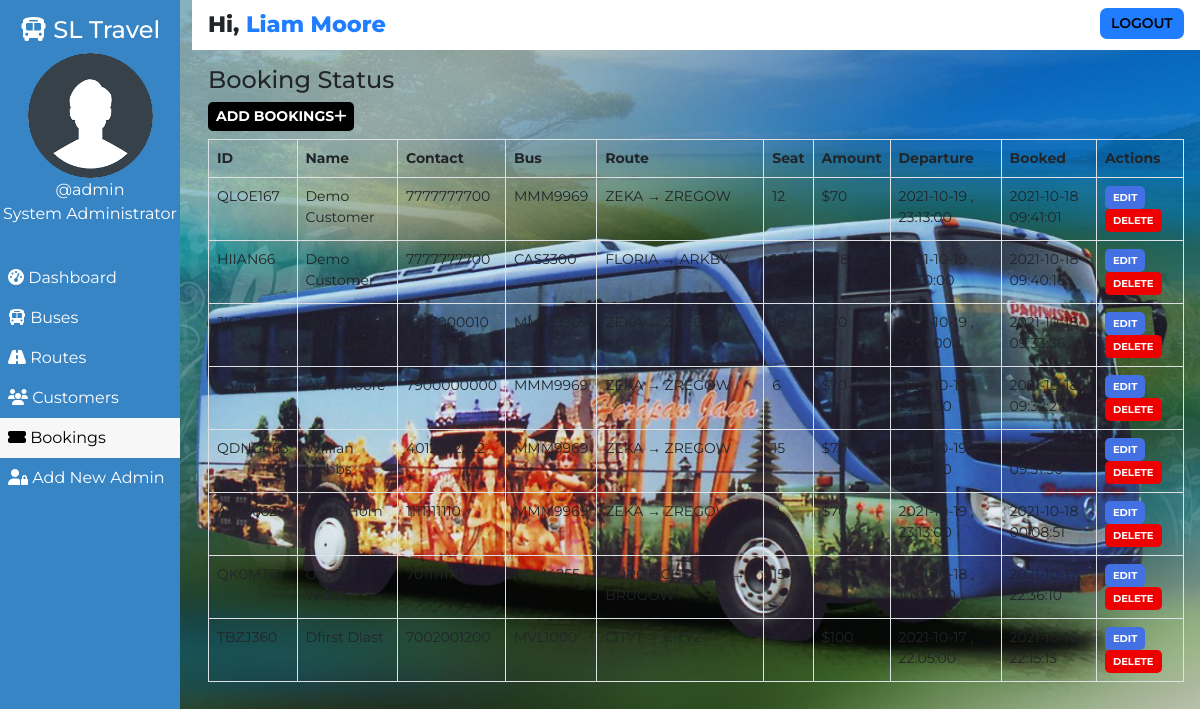
The page /admin/booking.php (signed in) on the database its author committed.
### tables this page shows
CREATE TABLE `users` (
  `user_id` int(11) NOT NULL,
  `user_fullname` varchar(100) NOT NULL,
  `user_name` varchar(30) NOT NULL,
  `user_password` varchar(255) NOT NULL,
  `user_created` datetime NOT NULL DEFAULT CURRENT_TIMESTAMP
);

CREATE TABLE `bookings` (
  `id` int(100) NOT NULL,
  `booking_id` varchar(255) NOT NULL,
  `customer_id` varchar(255) NOT NULL,
  `route_id` varchar(255) NOT NULL,
  `customer_route` varchar(200) NOT NULL,
  `booked_amount` int(100) NOT NULL,
  `booked_seat` varchar(100) NOT NULL,
  `booking_created` datetime NOT NULL DEFAULT CURRENT_TIMESTAMP
);

CREATE TABLE `customers` (
  `id` int(100) NOT NULL,
  `customer_id` varchar(255) NOT NULL,
  `customer_name` varchar(30) NOT NULL,
  `customer_phone` varchar(10) NOT NULL,
  `customer_created` datetime NOT NULL DEFAULT CURRENT_TIMESTAMP
);

CREATE TABLE `routes` (
  `id` int(100) NOT NULL,
  `route_id` varchar(255) NOT NULL,
  `bus_no` varchar(155) NOT NULL,
  `route_cities` varchar(255) NOT NULL,
  `route_dep_date` date NOT NULL,
  `route_dep_time` time NOT NULL,
  `route_step_cost` int(100) NOT NULL,
  `route_created` datetime NOT NULL DEFAULT CURRENT_TIMESTAMP
);

### assets/partials/_functions.php (called while the page is built, shortened)
<?php
    function get_from_table($conn, $table, $primaryKey, $pKeyValue, $toget)
    {
        $sql = "SELECT * FROM $table WHERE $primaryKey='$pKeyValue'";
        $result = mysqli_query($conn, $sql);
        $row = mysqli_fetch_assoc($result);
        if($row)
        {
            return $row["$toget"];
        }
        return false;
    }
?>

### admin/booking.php (the view, shortened to what this page needs)
<!DOCTYPE html>
<html lang="en">
<head>
    <link href="https://cdn.jsdelivr.net/npm/bootstrap@5.0.1/dist/css/bootstrap.min.css" rel="stylesheet">
    <?php
        $page="booking";
    ?>
</head>
<body>
    <?php require '../assets/partials/_admin-header.php';?>
        <?php
            $resultSql = "SELECT * FROM `bookings` ORDER BY booking_created DESC";
            $resultSqlResult = mysqli_query($conn, $resultSql);
            if(!mysqli_num_rows($resultSqlResult)){ ?>
                <div class="container mt-4">
                    <div id="noCustomers" class="alert alert-dark " role="alert">
                        <h1 class="alert-heading">No Bookings Found!!</h1>
                        <p class="fw-light">Be the first person to add one!</p>
                        <hr>
                        <div id="addCustomerAlert" class="alert alert-success" role="alert">
                                Click on <button id="add-button" class="button btn-sm"type="button"data-bs-toggle="modal" data-bs-target="#addModal">ADD <i class="fas fa-plus"></i></button> to add a booking!
                        </div>
                    </div>
                </div>
            <?php }
            else { ?>
            <section id="booking">
                <div id="head">
                    <h4>Booking Status</h4>
                </div>
                <div id="booking-results">
                    <div>
                        <button id="add-button" class="button btn-sm"type="button"data-bs-toggle="modal" data-bs-target="#addModal">Add Bookings<i class="fas fa-plus"></i></button>
                    </div>
                    <table class="table table-hover table-bordered">
                        <thead>
                            <th>ID</th>
                            <th>Name</th>
                            <th>Contact</th>
                            <th>Bus</th>
                            <th>Route</th>
                            <th>Seat</th>
                            <th>Amount</th>
                            <th>Departure</th>
                            <th>Booked</th>
                            <th>Actions</th>
                        </thead>
                        <?php
                            while($row = mysqli_fetch_assoc($resultSqlResult))
                            {
                                $id = $row["id"];
                                $customer_id = $row["customer_id"];
                                $route_id = $row["route_id"];
                                $pnr = $row["booking_id"];
                                $customer_name = get_from_table($conn, "customers","customer_id", $customer_id, "customer_name");
                                $customer_phone = get_from_table($conn,"customers","customer_id", $customer_id, "customer_phone");
                                $bus_no = get_from_table($conn, "routes", "route_id", $route_id, "bus_no");
                                $route = $row["customer_route"];
                                $booked_seat = $row["booked_seat"];
                                $booked_amount = $row["booked_amount"];
                                $dep_date = get_from_table($conn, "routes", "route_id", $route_id, "route_dep_date");
                                $dep_time = get_from_table($conn, "routes", "route_id", $route_id, "route_dep_time");
                                $booked_timing = $row["booking_created"];
                        ?>
                        <tr>
                            <td>
                                <?php
                                    echo $pnr;
                                ?>
                            </td>
                            <td>
                                <?php
                                    echo $customer_name;
                                ?>
                            </td>
                            <td>
                                <?php
                                    echo $customer_phone;
                                ?>
                            </td>
                            <td>
                                <?php
                                    echo $bus_no;
                                ?>
                            </td>
                            <td>
                                <?php
                                    echo $route;
                                ?>
                            </td>
                            <td>
                                <?php
                                    echo $booked_seat;
                                ?>
                            </td>
                            <td>
                                <?php
                                    echo '$'.$booked_amount;
                                ?>
                            </td>
                            <td>
                                <?php
                                    echo $dep_date . " , ". $dep_time;
                                ?>
                            </td>
                            <td>
                                <?php
                                    echo $booked_timing;
                                ?>
                            </td>
                            <td>
                            <button class="button btn-sm edit-button" data-link="<?php echo $_SERVER['REQUEST_URI']; ?>" data-customerid="<?php
                                                echo $customer_id;?>" data-id="<?php
                                                echo $id;?>" data-name="<?php
                                                echo $customer_name;?>" data-phone="<?php
                                                echo $customer_phone;?>" >Edit</button>
                                <button class="button delete-button btn-sm" data-bs-toggle="modal" data-bs-target="#deleteModal"
                                data-id="<?php
                                                echo $id;?>" data-bookedseat="<?php
                                                echo $booked_seat;
                                            ?>" data-routeid="<?php
                                            echo $route_id;
                                        ?>"> Delete</button>
                            </td>
                        </tr>
                        <?php
                        }
                    ?>
                    </table>
                </div>
            </section>
            <?php } ?>
        </div>
    </main>
</body>
</html>

### assets/partials/_admin-header.php
<?php
    require '_functions.php';
    $conn = db_connect();
    $user_id = $_SESSION['user_id'];
    $sql = "SELECT * FROM users WHERE user_id = $user_id";
    $result = mysqli_query($conn, $sql);
    if($row = mysqli_fetch_assoc($result))
    {
        $user_fullname = $row["user_fullname"];
        $user_name = $row["user_name"];
    }
?>
    <main id="container">
        <div id="sidebar">
            <h4><i class="fas fa-bus"></i> SL Travel</h4>
            <div>
                <img class="adminDp" src="../assets/img/userav-min.png" height="125px" alt="Admin Profile Pic">
                <p>
                    <?php  echo '@'.$user_name;  ?>
                </p>
                <p>System Administrator</p>
            </div>
            <ul id="options">
                <li class="option <?php if($page=='dashboard'){ echo 'active';}?>">
                    <a href="./dashboard.php">
                    <i class="fas fa-tachometer-alt"></i> Dashboard
                    </a>
                </li>
                <li class="option <?php if($page=='bus'){ echo 'active';}?>">
                    <a href="./bus.php">
                    <i class="fas fa-bus"></i> Buses
                    </a>
                </li>
                <li class="option <?php if($page=='route'){ echo 'active';}?>">
                    <a href="./route.php">
                    <i class="fas fa-road"></i> Routes
                    </a>
                </li>
                <li class="option <?php if($page=='customer'){ echo 'active';}?>">
                    <a href="./customer.php">
                    <i class="fas fa-users"></i> Customers
                    </a>
                </li>
                <li class="option <?php if($page=='booking'){ echo 'active';}?>">
                    <a href="./booking.php">
                    <i class="fas fa-ticket-alt"></i> Bookings
                    </a>
                </li>
                <li class="option <?php if($page=='signup'){ echo 'active';}?>">
                    <a href="./signup.php">
                    <i class="fas fa-user-lock"></i> Add New Admin
                    </a>
                </li>
            </ul>
        </div>
        <div id="main-content">
            <section id="welcome">
                <ul>
                    <li class="welcome-item">Hi,
                        <span id="USER">
                            <?php
                                echo $user_fullname;
                            ?>
                        </span>
                    </li>
                    <li class="welcome-item">
                        <button id="logout" class="btn-sm">
                            <a href="../assets/partials/_logout.php">LOGOUT</a>
                        </button>
                    </li>
                </ul>
            </section>

### assets/styles/admin.php (style rules this page uses)
body { margin: 0; box-sizing: border-box; font-family: 'Montserrat', sans-serif; background-image: url('wp7641936.jpg'); background-repeat: no-repeat; background-attachment: fixed; background-size: cover; }
*, *::after, *::before { box-sizing: inherit; }
#USER { color: #207DFF; }
.adminDp { border-radius: 50%; }
#welcome { background-color: white; }
#welcome ul { display: flex; justify-content: space-between; list-style-type: none; padding: 0; margin: 0; }
#welcome li { margin: 0 1rem; padding: 0.5rem 0; }
#welcome li:first-child { font-weight: 800; font-size: 1.4rem; }
#logout { padding: 0.3rem 0.7rem; background-color: #207DFF; font-weight: 600; outline: none; border: none; border-radius: 7px; }
#logout a { color: black; text-decoration: none; }
@media only screen and (min-width:1000px) { #sidebar { text-align: center; background-color: #3885c5; color: white; width: 15%; position: fixed; top: 0%; padding-top: 1rem; z-index: 2; height: 100vh; } }
@media only screen and (min-width:1000px) { #sidebar p { margin: 0; } }
@media only screen and (min-width:1000px) { #sidebar ul { margin-top: 2rem; } }
@media only screen and (min-width:1000px) { #options { list-style-type: none; text-align: left; padding-left: 0; } }
@media only screen and (min-width:1000px) { .option a { display: block; padding: 0.5rem; text-decoration: none; color: inherit; } }
@media only screen and (min-width:1000px) { .active { background-color:#f7f7f7; color:black; } }
@media only screen and (min-width:1000px) { #main-content { margin-left: 16%; } }

### assets/styles/admin-options.php (style rules this page uses)
* { font-family: Montserrat; }
#booking #head, #customer #head, #route #head, #seat #head, #bus #head { padding-top: 1rem; }
#booking, #customer, #route, #bus, #seat { padding: 0 1rem; }
#booking-results > div, #customer-results > div, #route-results > div, #bus-results > div { margin-bottom: 0.5rem; }
#booking-results button, #customer-results button, #route button, #bus-results button { border-radius: 5px; }
.button { border: none; font-weight: bold; text-transform: uppercase; }
#add-button { background-color: black; color: white; }
table { font-size: 14px; }
table th,td { padding-left: 0.3rem; }
table button { color: white; }
.edit-button { background-color: #4370E2; }
.delete-button { background-color: #EF0000; }
.edit-button, .delete-button { font-size: 10px }

### rows shown on the page
users: user_name "admin", user_fullname "Liam Moore"
bookings: booking "QLOE167", customer.customer_name "Demo Customer", customer.customer_phone "7777777700", route.bus_no "MMM9969", customer_route "ZEKA → ZREGOW", booked_seat "12", booked_amount "70", route.route_dep_date "2021-10-19", route.route_dep_time "23:13:00", booking_created "2021-10-18 09:41:01"
bookings: booking "HIIAN66", customer.customer_name "Demo Customer", customer.customer_phone "7777777700", route.bus_no "CAS3300", customer_route "FLORIA → ARKBY", booked_seat "16", booked_amount "118", route.route_dep_date "2021-10-19", route.route_dep_time "10:30:00", booking_created "2021-10-18 09:40:16"
bookings: booking "JKZVT65", customer.customer_phone "1003000010", route.bus_no "MMM9969", customer_route "ZEKA → ZREGOW", booked_amount "70", route.route_dep_date "2021-10-19", route.route_dep_time "23:13:00", booking_created "2021-10-18 09:33:36"
bookings: booking "X34RW64", customer.customer_name "Alan Moore", customer.customer_phone "7900000000", route.bus_no "MMM9969", customer_route "ZEKA → ZREGOW", booked_seat "6", booked_amount "70", route.route_dep_date "2021-10-19", route.route_dep_time "23:13:00", booking_created "2021-10-18 09:32:21"
bookings: booking "QDNGC63", customer.customer_name "Willian Hobbs", customer.customer_phone "4012222222", route.bus_no "MMM9969", customer_route "ZEKA → ZREGOW", booked_seat "15", booked_amount "70", route.route_dep_date "2021-10-19", route.route_dep_time "23:13:00", booking_created "2021-10-18 09:31:30"
bookings: booking "A8L5662", customer.customer_name "Bobb Horn", customer.customer_phone "1111111110", route.bus_no "MMM9969", customer_route "ZEKA → ZREGOW", booked_seat "2", booked_amount "70", route.route_dep_date "2021-10-19", route.route_dep_time "23:13:00", booking_created "2021-10-18 00:08:51"
bookings: booking "QK0MT61", customer.customer_phone "7011111111", route.bus_no "RDH4255", customer_route "EDROISCHESTER → BRUGOW", booked_seat "15", booked_amount "110", route.route_dep_date "2021-10-18", route.route_dep_time "10:00:00", booking_created "2021-10-17 22:36:10"
bookings: booking "TBZJ360", customer.customer_name "Dfirst Dlast", customer.customer_phone "7002001200", customer_route "CITY1 → CITY2", booked_seat "3", booked_amount "100", route.route_dep_date "2021-10-17", route.route_dep_time "22:05:00", booking_created "2021-10-16 22:15:13"
